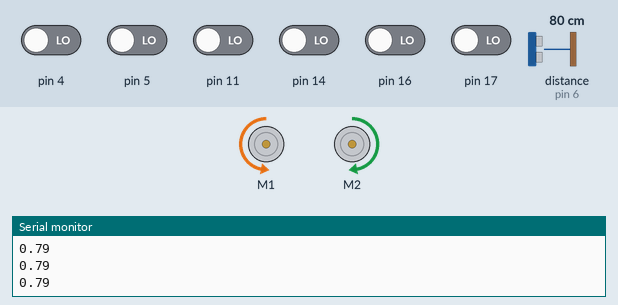
A sketch run on a simulated Arduino Uno, built with avr-gcc and run on an emulated ATmega328P. Parts: 2 × DC motor (green arrow = forward, orange = backward, longer = faster), the last lines printed to the serial monitor. Wiring (inferred from the names in the program): ultrasonic range finder: trigger pin 2; echo pin 6. Inputs (shaded band) come from the test bench; at power-on: pin 4, pin 5, pin 11, pin 14, pin 16, pin 17 LOW, distance to the obstacle (sensor on pin 6) 80 cm. The echo pulse lasts 58.3 µs per cm.

Above: at 1.2 s.
1.3 s: distance to the obstacle (sensor on pin 6) set to 23 cm
2.8 s: distance to the obstacle (sensor on pin 6) set to 19 cm
At 3.2 s:
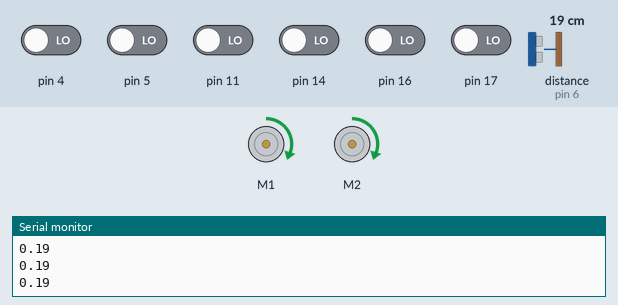
4.4 s: distance to the obstacle (sensor on pin 6) set to 35 cm
At 5.7 s:
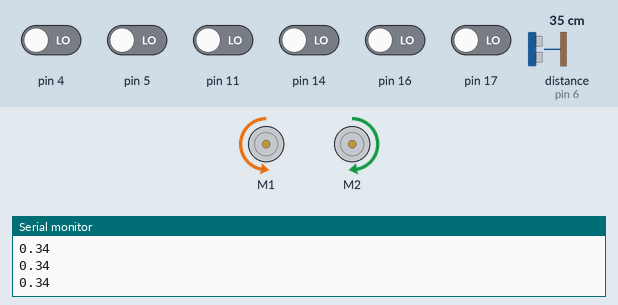
6.0 s: distance to the obstacle (sensor on pin 6) set to 2 cm
At 7.1 s:
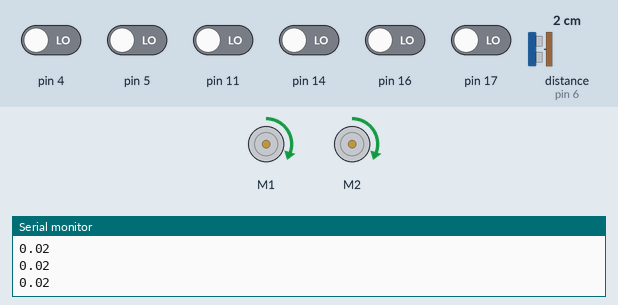
Timing chart, 0 to 8.5 s (numbered marks = the images above; inputs shaded):
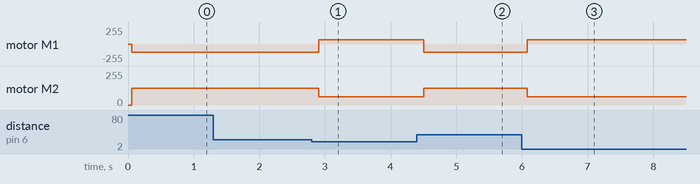

Measured:
- the behaviour switches between 21 and 20 cm on distance to the obstacle (sensor on pin 6) (found by bisection; images 0 and 1)
- after the input at 2.8 s, motor M1: backward 127/255 → forward 63/255 after 0.11 s; motor M2: forward 127/255 → forward 63/255 after 0.11 s
- after the input at 4.4 s, motor M1: forward 63/255 → backward 127/255 after 0.11 s; motor M2: forward 63/255 → forward 127/255 after 0.11 s
- after the input at 6.0 s, motor M1: backward 127/255 → forward 63/255 after 0.08 s; motor M2: forward 127/255 → forward 63/255 after 0.08 s

The sketch:

sketch_apr06a.ino
```cpp
#include <ZumoMotors.h>
#include <Pushbutton.h>
#include <QTRSensors.h>
#include <ZumoReflectanceSensorArray.h>

const int echoPin = 6;
const int triggerPin = 2;
const int maxDistance = 300;  // default 300


#define LED 13

// this might need to be tuned for different lighting conditions, surfaces, etc.
#define QTR_THRESHOLD  1500 //

// these might need to be tuned for different motor types
#define REVERSE_SPEED     400 // 0 is stopped, 400 is full speed
#define TURN_SPEED        400
#define FORWARD_SPEED     400
#define REVERSE_DURATION  200 // ms
#define TURN_DURATION     300 // ms

ZumoMotors motors;
Pushbutton button(ZUMO_BUTTON); // pushbutton on pin 12

#define NUM_SENSORS 6
unsigned int sensor_values[NUM_SENSORS];

ZumoReflectanceSensorArray sensors;


void setup()
{
  pinMode(triggerPin, OUTPUT);
  pinMode(echoPin, INPUT);

  sensors.init();
  // button.waitForButton();

  // for testing
  Serial.begin(9600);
}

void loop()
{

  digitalWrite(triggerPin, LOW);
  delayMicroseconds(2);

  digitalWrite(triggerPin, HIGH);
  delayMicroseconds(10);

  digitalWrite(triggerPin, LOW);
  long duration = pulseIn(echoPin, HIGH);
  float distance = duration * 0.00017;

  // for testing
  Serial.println(distance);
  delay(50);
  sensors.read(sensor_values);
/*
  if (sensor_values[0] < QTR_THRESHOLD)
  {
    // if leftmost sensor detects line, reverse and turn to the right
    motors.setSpeeds(-REVERSE_SPEED, -REVERSE_SPEED);
    delay(REVERSE_DURATION);
    motors.setSpeeds(TURN_SPEED, -TURN_SPEED);
    delay(TURN_DURATION);
    motors.setSpeeds(FORWARD_SPEED, FORWARD_SPEED);
  }
  else if (sensor_values[5] < QTR_THRESHOLD)
  {
    // if rightmost sensor detects line, reverse and turn to the left
    motors.setSpeeds(-REVERSE_SPEED, -REVERSE_SPEED);
    delay(REVERSE_DURATION);
    motors.setSpeeds(-TURN_SPEED, TURN_SPEED);
    delay(TURN_DURATION);
    motors.setSpeeds(FORWARD_SPEED, FORWARD_SPEED);
  } else {*/
    if (distance > 0.2) {
      // no object detected
      motors.setSpeeds(-200, 200);
    } else {
      // otherwise, go straight
      motors.setSpeeds(100, 100);
    }

}
```
